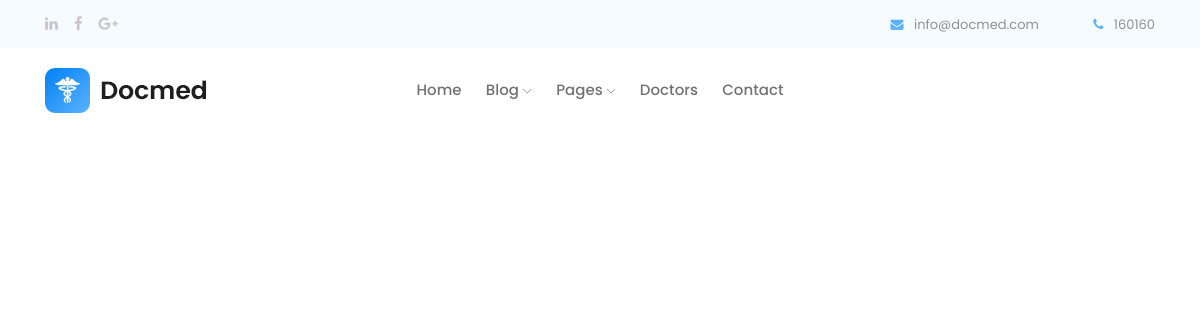
Before: /analyse/serologie.php (signed in) with the older database file.
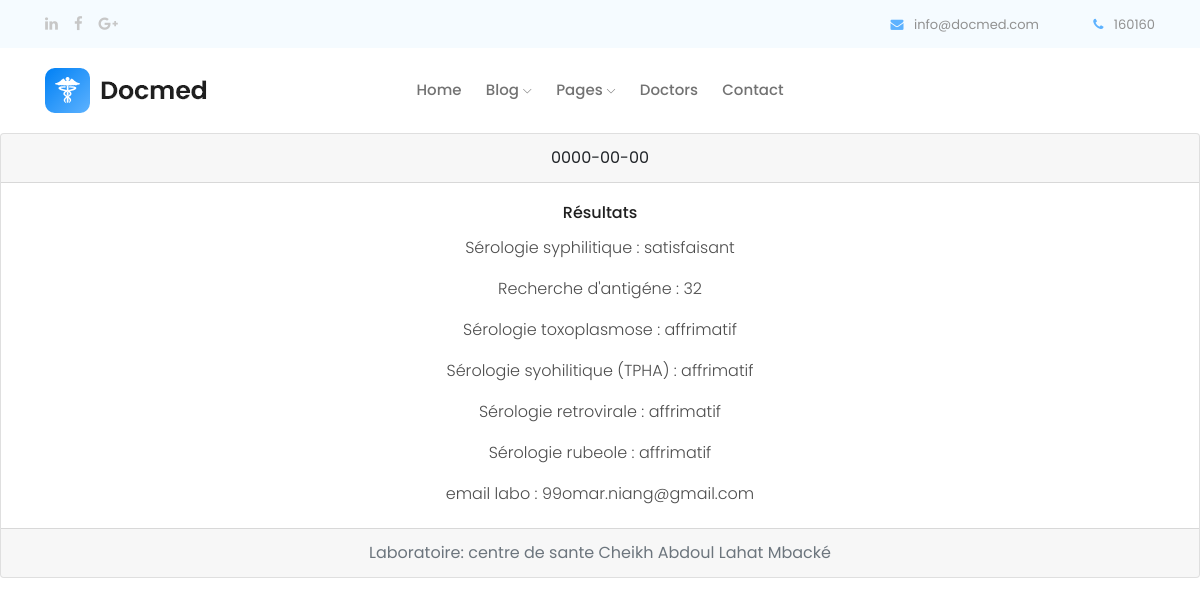
After: the same page with the newer database file.
### tables this page shows
CREATE TABLE IF NOT EXISTS `serologie` (
  `id` int(11) NOT NULL AUTO_INCREMENT,
  `id_pat` int(11) DEFAULT NULL,
  `serologieSyphilitiqueRPR` varchar(20) DEFAULT NULL,
  `recherche` varchar(20) DEFAULT NULL,
  `serologieToxoplasmose` varchar(20) DEFAULT NULL,
  `serologieSyphilitiqueTPHA` varchar(20) DEFAULT NULL,
  `serologieRetrovirale` varchar(20) DEFAULT NULL,
  `serologieRubeole` varchar(20) DEFAULT NULL,
  `date` varchar(20) DEFAULT NULL,
  `laboratoire` varchar(50) DEFAULT NULL,
  `mailLabo` varchar(50) DEFAULT NULL,
  PRIMARY KEY (`id`)
);

### public/analyse/serologie.php (the view, shortened to what this page needs)
<?php
require '../elements/header.php';
?>
  <?php endif;
  $id = $_SESSION['user'];
  $bd = new Database();
  $pdo = $bd->getPDO("pregnantApp");
  $query = $pdo->prepare(" SELECT * FROM users WHERE id=:id");
  $query->execute(["id" => $id]);
  $user = $query->fetchObject(User::class);
    if ($user->statut == "medecin" && isset($_GET['id'])) {
   $id_pat=$_GET['id'];
   $pdo=Database::getPDO("pregnantApp");
   $query=$pdo->query("SELECT * FROM serologie WHERE id_pat=$id_pat");
  } elseif ($user->statut == "patient") {
      $id = $_SESSION['user'];
      $bd = new Database();
      $pdo = $bd->getPDO("pregnantApp");
      $query = $pdo->prepare(" SELECT * FROM serologie WHERE id_pat=:id");
      $query->execute(["id" => $id]);
  }
   while($donne=$query->fetch()) {
  ?>
  <div class="card text-center">
  <div class="card-header">
  <?= $donne['date']?>
  </div>
  <div class="card-body">
    <h5 class="card-title">Résultats</h5>
    <p class="card-text"> Sérologie syphilitique  : <?= $donne['serologieSyphilitiqueRPR']?>   </p>
    <p class="card-text">Recherche d'antigéne  : <?= $donne['recherche']?>  </p>
    <p class="card-text">Sérologie toxoplasmose  : <?= $donne['serologieToxoplasmose']?>    </p>
    <p class="card-text">Sérologie syohilitique (TPHA)  : <?= $donne['serologieSyphilitiqueTPHA']?> </p>
    <p class="card-text">Sérologie retrovirale  : <?= $donne['serologieRetrovirale']?>  </p>
    <p class="card-text">Sérologie rubeole  : <?= $donne['serologieRubeole']?>  </p>
    <p class="card-text">email labo  : <?= $donne['mailLabo']?>  </p>
  </div>
  <div class="card-footer text-muted">
   Laboratoire: <?= $donne['laboratoire']?>
  </div>
</div>
   <?php }?>

Changed rows visible on the page:
added serologie: date "0000-00-00", serologieSyphilitiqueRPR "satisfaisant", recherche "32", serologieToxoplasmose "affrimatif", serologieSyphilitiqueTPHA "affrimatif", serologieRetrovirale "affrimatif", serologieRubeole "affrimatif", mailLabo "99omar.niang@gmail.com", laboratoire "centre de sante Cheikh Abdoul Lahat Mbacké"
